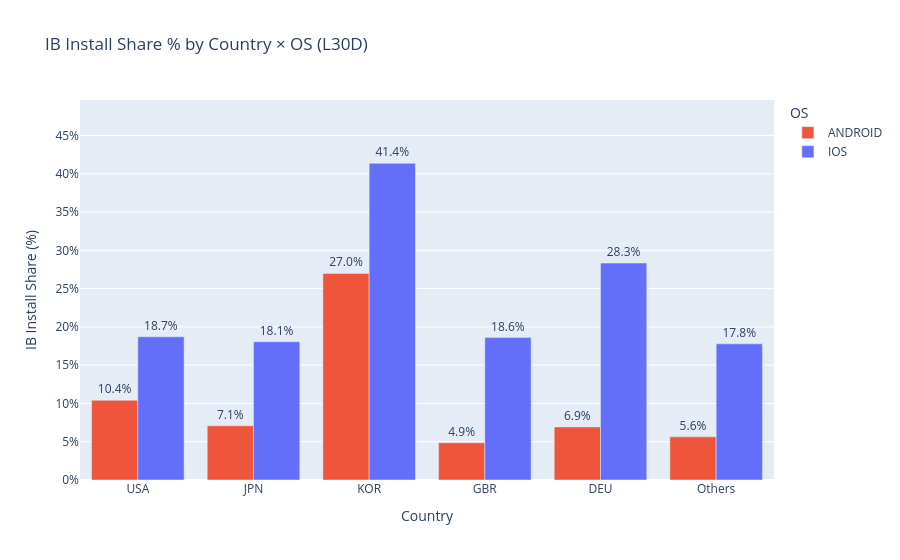

Here is the notebook cell this chart was saved with:
### Code cell
# Filter to IB only; geo order: major markets first, Others last
GEO_ORDER = ['USA', 'JPN', 'KOR', 'GBR', 'DEU', 'Others']

df_1_ib = (
    df_1[df_1['cr_format'] == 'ib']
    .assign(
        install_share_pct=lambda d: d['install_share'] * 100,
        geo=lambda d: pd.Categorical(d['geo'], categories=GEO_ORDER, ordered=True)
    )
    .sort_values(['geo', 'os'])
)

fig = px.bar(
    df_1_ib,
    x='geo',
    y='install_share_pct',
    color='os',
    barmode='group',
    text=df_1_ib['install_share_pct'].map('{:.1f}%'.format),
    labels={'geo': 'Country', 'install_share_pct': 'IB Install Share (%)', 'os': 'OS'},
    title='IB Install Share % by Country × OS (L30D)',
    color_discrete_map={'IOS': '#636EFA', 'ANDROID': '#EF553B'},
)
fig.update_traces(textposition='outside')
fig.update_layout(yaxis_ticksuffix='%', yaxis_range=[0, df_1_ib['install_share_pct'].max() * 1.2])
fig.show()
fig.write_image(os.path.join(CHART_DIR, 'ib_install_share_by_country_os.png'), scale=2)

### Figure 1 — Plotly figure (JSON) as saved in the notebook; plotly's stock layout.template omitted (floating-point values rounded to 4 significant figures)
{"data": [{"alignmentgroup": "True", "hovertemplate": "OS=ANDROID<br>Country=%{x}<br>IB Install Share (%)=%{y}<br>text=%{text}<extra></extra>", "legendgroup": "ANDROID", "marker": {"color": "#EF553B", "pattern": {"shape": ""}}, "name": "ANDROID", "offsetgroup": "ANDROID", "orientation": "v", "showlegend": true, "text": ["10.4%", "7.1%", "27.0%", "4.9%", "6.9%", "5.6%"], "textposition": "outside", "type": "bar", "x": ["USA", "JPN", "KOR", "GBR", "DEU", "Others"], "xaxis": "x", "y": [10.42, 7.094, 26.98, 4.867, 6.936, 5.636], "yaxis": "y"}, {"alignmentgroup": "True", "hovertemplate": "OS=IOS<br>Country=%{x}<br>IB Install Share (%)=%{y}<br>text=%{text}<extra></extra>", "legendgroup": "IOS", "marker": {"color": "#636EFA", "pattern": {"shape": ""}}, "name": "IOS", "offsetgroup": "IOS", "orientation": "v", "showlegend": true, "text": ["18.7%", "18.1%", "41.4%", "18.6%", "28.3%", "17.8%"], "textposition": "outside", "type": "bar", "x": ["USA", "JPN", "KOR", "GBR", "DEU", "Others"], "xaxis": "x", "y": [18.71, 18.06, 41.36, 18.6, 28.34, 17.79], "yaxis": "y"}], "layout": {"barmode": "group", "legend": {"title": {"text": "OS"}, "tracegroupgap": 0}, "title": {"text": "IB Install Share % by Country × OS (L30D)"}, "xaxis": {"anchor": "y", "domain": [0, 1], "title": {"text": "Country"}}, "yaxis": {"anchor": "x", "domain": [0, 1], "range": [0, 49.63], "ticksuffix": "%", "title": {"text": "IB Install Share (%)"}}}}
